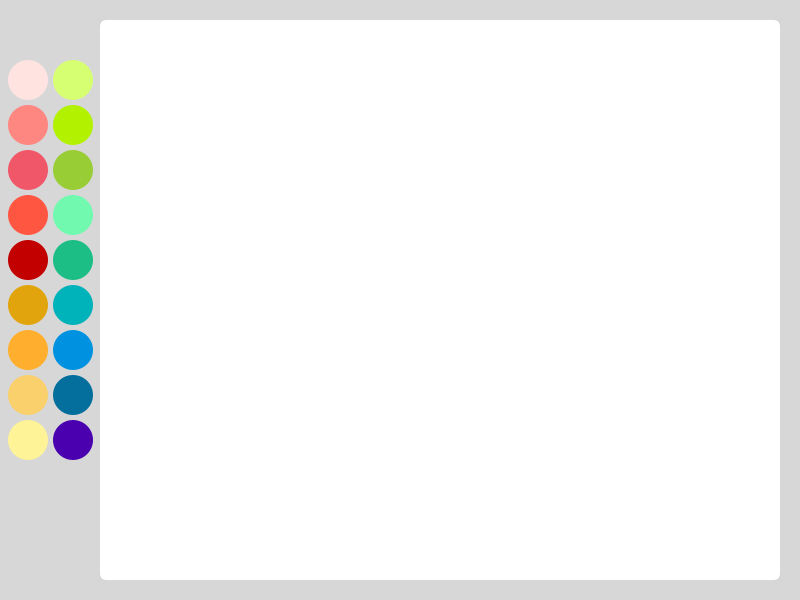
Frame 1 (no input)
Frame 60 (the mouse pressed at the canvas centre just before this capture): identical to frame 1, image omitted
Frame 120 (the mouse held since frame 60 and released just before this capture): identical to frame 1, image omitted

The Processing sketch that drew this single still picture (run headless with seeded random() and noise(); from frame 60 on, the mouse is pressed at the canvas centre):

// Processing sketch: processing_162374
// ── processing_162374.pde

int xPos = 28;
int yPos = 80;
int S = 40;
int W = 45;
int sw;
int r, g, b;
void setup() {
  size(800, 600);
  background(215, 215, 215);
 
  fill(255, 255, 255);
  noStroke();
  rect(100, 20, 680, 560, 7);
 
  fill(255,227,225);
  ellipse(xPos, yPos, S, S);
  fill(255,135,130);
  ellipse(xPos, yPos+W, S, S);
  fill(240,87,104);
  ellipse(xPos, yPos+W*2, S, S);
  fill(255, 86, 66);
  ellipse(xPos, yPos+W*3, S, S);
  fill(194,0,0);
  
  ellipse(xPos, yPos+W*4, S, S);
  fill(226, 164, 014);
  ellipse(xPos, yPos+W*5, S, S);
  fill(255, 174, 055);
  ellipse(xPos, yPos+W*6, S, S);
  fill(249, 208, 107);
  ellipse(xPos, yPos+W*7, S, S);
  fill(255, 243, 152);
  
  ellipse(xPos, yPos+W*8, S, S);
  fill(214,255,113);
  ellipse(xPos+S+5, yPos, S, S);
  fill(178, 242, 0);
  ellipse(xPos+S+5, yPos+W, S, S);
  fill(152,205,066);
  ellipse(xPos+S+5, yPos+W*2, S, S);
  fill(113,249,175);
  ellipse(xPos+S+5, yPos+W*3, S, S);
  fill(28, 190, 133);
  
  ellipse(xPos+S+5, yPos+W*4, S, S);
  fill(0, 178, 186);
  ellipse(xPos+S+5, yPos+W*5, S, S); 
  fill(0, 146, 224);
  ellipse(xPos+S+5, yPos+W*6, S, S);
  fill(4, 111, 156);
  ellipse(xPos+S+5, yPos+W*7, S, S);
  fill(74, 0, 174);
  ellipse(xPos+S+5, yPos+W*8, S, S);

   
}
 
void draw() {
 
 
 
  if (mousePressed) {

    if (mouseX>110 && mouseX<780 && mouseY>40 && mouseY<580) {
      line (pmouseX, pmouseY, mouseX, mouseY);
    }
  
 strokeWeight(5);
    if (mouseX>xPos-13 && mouseX<xPos+S && mouseY>yPos-5 && mouseY<yPos+S) {
      stroke(255,227,225);
    }
 
    if (mouseX>xPos-13 && mouseX<xPos+S && mouseY>yPos-10+W && mouseY<yPos+W*2) {
      stroke(255,135,130);
    }
 
    if (mouseX>xPos-10 && mouseX<xPos+S && mouseY>yPos-10+W*2 && mouseY<yPos+W*3) {
      stroke(240,87,104);
    }
    if (mouseX>xPos-10 && mouseX<xPos+S && mouseY>yPos-10+W*3 && mouseY<yPos+W*4) {
      stroke(255,86,66);
    }
    if (mouseX>xPos-10 && mouseX<xPos+S && mouseY>yPos-10+W*4 && mouseY<yPos+W*5) {
      stroke(194,0,0);
    }
    if (mouseX>xPos-10 && mouseX<xPos+S && mouseY>yPos-10+W*5 && mouseY<yPos+W*6) {
      stroke(226, 164, 014);
    }
    if (mouseX>xPos-10 && mouseX<xPos+S && mouseY>yPos-10+W*6 && mouseY<yPos+W*7) {
      stroke(255,174,055);
    }
    if (mouseX>xPos-10 && mouseX<xPos+S && mouseY>yPos-10+W*7 && mouseY<yPos+W*8) {
      stroke(249, 208, 107);
    }
    if (mouseX>xPos-10 && mouseX<xPos+S && mouseY>yPos-10+W*8 && mouseY<yPos+W*9) {
      stroke(255, 243, 152);
    }
    if (mouseX>xPos-10 && mouseX<xPos+S && mouseY>yPos-10+W*9 && mouseY<yPos+W*10) {
      stroke(214,255,113);
    }   
    if (mouseX>xPos && mouseX<xPos+S+S && mouseY>yPos-10 && mouseY<yPos+S) {
      stroke(178, 242, 0);
    }
    if (mouseX>xPos+5 && mouseX<xPos+S+S && mouseY>yPos+S && mouseY<yPos+S+S) {
      stroke(155, 255, 0);
    }
    if (mouseX>xPos+5 && mouseX<xPos+S+S && mouseY>yPos+S+S && mouseY<yPos+S+S+S) {
      stroke(152,205,066);
    }
    if (mouseX>xPos+5 && mouseX<xPos+S+S && mouseY>yPos+S+S+S && mouseY<yPos+S+S+S+S) {
      stroke(113,249,175);
    }
    if (mouseX>xPos+5 && mouseX<xPos+S+S && mouseY>yPos+S+S+S+S && mouseY<yPos+S+S+S+S+S) {
      stroke(28, 190, 133);
    }
    if (mouseX>xPos+5 && mouseX<xPos+S+S && mouseY>yPos+S+S+S+S+S && mouseY<yPos+S+S+S+S+S+S) {
      stroke(0, 178, 186);
    }
    if (mouseX>xPos+5 && mouseX<xPos+S+S && mouseY>yPos+S+S+S+S+S+S && mouseY<yPos+S+S+S+S+S+S+S) {
      stroke(0, 146, 224);
    }
    if (mouseX>xPos+5 && mouseX<xPos+S+S && mouseY>yPos+S+S+S+S+S+S+S && mouseY<yPos+S+S+S+S+S+S+S+S) {
      stroke(4, 111, 156);
    }
    if (mouseX>xPos+5 && mouseX<xPos+S+S && mouseY>yPos+S+S+S+S+S+S+S+S && mouseY<yPos+S+S+S+S+S+S+S+S+S) {
      stroke(74, 0, 174);
    }

  }

}
